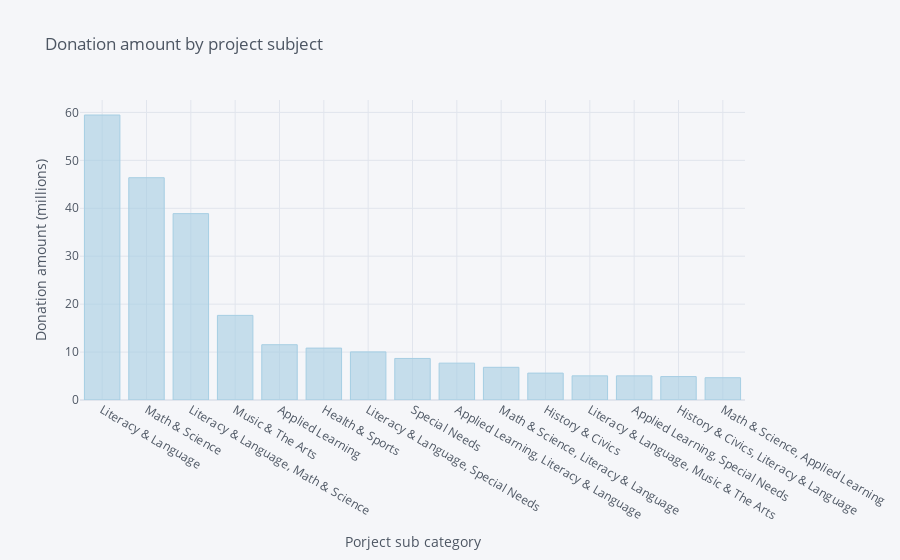

This figure's notebook cell:
### Code cell
s9 = s8/1000000
s9.iplot(kind = 'bar',xTitle = 'Porject sub category', yTitle = 'Donation amount (millions)',
        title = 'Donation amount by project subject', colorscale = 'paired')

### Figure 1 — Plotly figure (JSON) as saved in the notebook; plotly's stock layout.template omitted (floating-point values rounded to 4 significant figures)
{"data": [{"marker": {"color": "rgba(166, 206, 227, 0.6)", "line": {"color": "rgba(166, 206, 227, 1.0)", "width": 1}}, "name": "Donation Amount", "orientation": "v", "text": "", "type": "bar", "x": ["Literacy & Language", "Math & Science", "Literacy & Language, Math & Science", "Music & The Arts", "Applied Learning", "Health & Sports", "Literacy & Language, Special Needs", "Special Needs", "Applied Learning, Literacy & Language", "Math & Science, Literacy & Language", "History & Civics", "Literacy & Language, Music & The Arts", "Applied Learning, Special Needs", "History & Civics, Literacy & Language", "Math & Science, Applied Learning"], "y": [59.46, 46.38, 38.88, 17.65, 11.54, 10.83, 10.04, 8.669, 7.691, 6.82, 5.612, 5.039, 5.036, 4.887, 4.646]}], "layout": {"legend": {"bgcolor": "#F5F6F9", "font": {"color": "#4D5663"}}, "paper_bgcolor": "#F5F6F9", "plot_bgcolor": "#F5F6F9", "title": {"font": {"color": "#4D5663"}, "text": "Donation amount by project subject"}, "xaxis": {"gridcolor": "#E1E5ED", "showgrid": true, "tickfont": {"color": "#4D5663"}, "title": {"font": {"color": "#4D5663"}, "text": "Porject sub category"}, "zerolinecolor": "#E1E5ED"}, "yaxis": {"gridcolor": "#E1E5ED", "showgrid": true, "tickfont": {"color": "#4D5663"}, "title": {"font": {"color": "#4D5663"}, "text": "Donation amount (millions)"}, "zerolinecolor": "#E1E5ED"}}}
